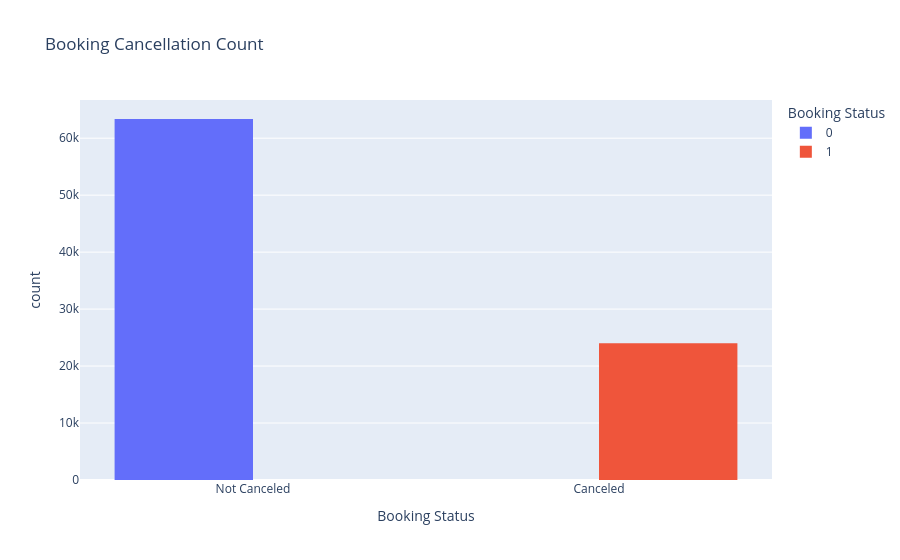

The notebook cell saved with this chart:
### Code cell
# Univariate analysis - Booking Cancellation Count
fig = px.histogram(df, x='is_canceled', color='is_canceled', barmode='group',
                   category_orders={'is_canceled': [0, 1]},
                   labels={'is_canceled': 'Booking Status'},
                   title='Booking Cancellation Count')
fig.update_layout(xaxis=dict(tickmode='array', tickvals=[0, 1], ticktext=['Not Canceled', 'Canceled']))
fig.show()

### Figure 1 — Plotly figure (JSON) as saved in the notebook; plotly's stock layout.template omitted (floating-point values rounded to 4 significant figures; data arrays with more than 128 entries replaced by an {"elided": "..."} marker saying what was removed)
{"data": [{"alignmentgroup": "True", "bingroup": "x", "hovertemplate": "Booking Status=%{x}<br>count=%{y}<extra></extra>", "legendgroup": "0", "marker": {"color": "#636efa", "pattern": {"shape": ""}}, "name": "0", "offsetgroup": "0", "orientation": "v", "showlegend": true, "type": "histogram", "x": {"elided": "63371 int values"}, "xaxis": "x", "yaxis": "y"}, {"alignmentgroup": "True", "bingroup": "x", "hovertemplate": "Booking Status=%{x}<br>count=%{y}<extra></extra>", "legendgroup": "1", "marker": {"color": "#EF553B", "pattern": {"shape": ""}}, "name": "1", "offsetgroup": "1", "orientation": "v", "showlegend": true, "type": "histogram", "x": {"elided": "24025 int values"}, "xaxis": "x", "yaxis": "y"}], "layout": {"barmode": "group", "legend": {"title": {"text": "Booking Status"}, "tracegroupgap": 0}, "title": {"text": "Booking Cancellation Count"}, "xaxis": {"anchor": "y", "categoryarray": [0, 1], "categoryorder": "array", "domain": [0, 1], "tickmode": "array", "ticktext": ["Not Canceled", "Canceled"], "tickvals": [0, 1], "title": {"text": "Booking Status"}}, "yaxis": {"anchor": "x", "domain": [0, 1], "title": {"text": "count"}}}}
